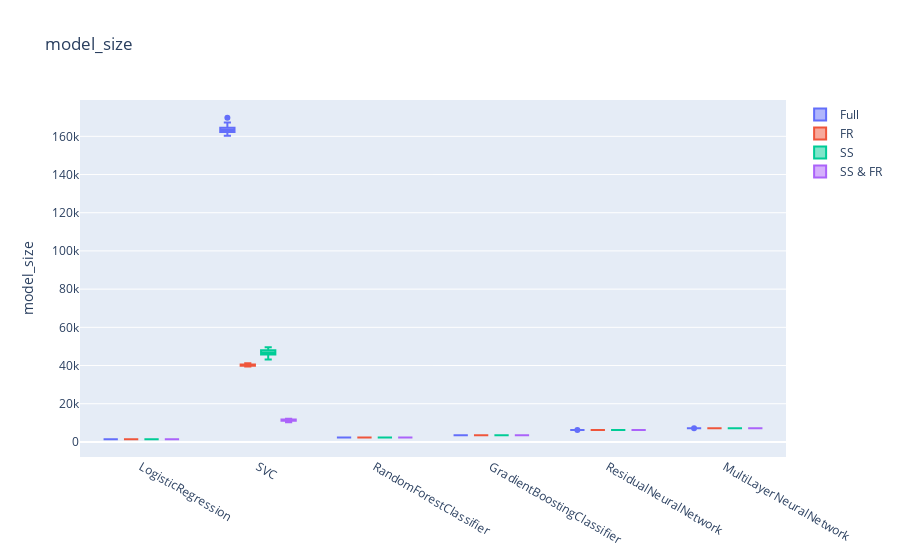

Source (notebook cell):
### Code cell
make_plots('model_size')

### Figure 1 — Plotly figure (JSON) as saved in the notebook; plotly's stock layout.template omitted (floating-point values rounded to 4 significant figures; data arrays with more than 128 entries replaced by an {"elided": "..."} marker saying what was removed)
{"data": [{"name": "Full", "type": "box", "x": {"elided": "240 str values"}, "y": {"elided": "240 int values"}}, {"name": "FR", "type": "box", "x": {"elided": "240 str values"}, "y": {"elided": "240 int values"}}, {"name": "SS", "type": "box", "x": {"elided": "240 str values"}, "y": {"elided": "240 int values"}}, {"name": "SS & FR", "type": "box", "x": {"elided": "240 str values"}, "y": {"elided": "240 int values"}}], "layout": {"boxmode": "group", "title": {"text": "model_size"}, "yaxis": {"title": {"text": "model_size"}}}}
